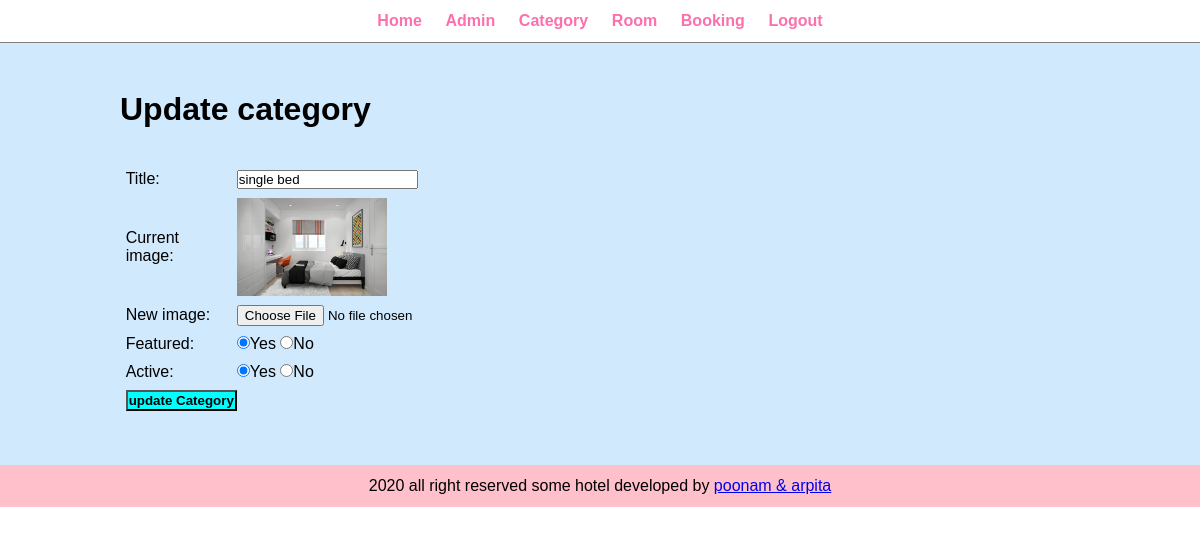
Screenshot of /admin/update-category.php?id=18 (signed in) with the database file from the repository.
### tables this page shows
CREATE TABLE `tbl_category` (
  `id` int(10) UNSIGNED NOT NULL,
  `title` varchar(100) NOT NULL,
  `image_name` varchar(255) NOT NULL,
  `featured` varchar(10) NOT NULL,
  `active` varchar(10) NOT NULL
);

### admin/update-category.php (the view, shortened to what this page needs)
<?php include('partials/menu.php'); ?>
<div class="main-content">
    <div class="wrapper">
        <h1>Update category </h1>
        <br><br>
        <?php
            if(isset($_GET['id']))
            {
                $id=$_GET['id'];
                $sql="SELECT * FROM tbl_category WHERE id=$id";
                $res = mysqli_query($conn , $sql);
                $count = mysqli_num_rows($res);
                if ($count==1){
                    $row=mysqli_fetch_assoc($res);
                    $title = $row['title'];
                    $current_image = $row['image_name'];
                    $featured = $row['featured'];
                    $active = $row['active'];
                }
                else{
                    $_SESSION['no-category-found']="<div class='error'>Category not found.</div>";
                    header('location:'.SITEURL.'admin/manage-category.php');
                }
            }
            else{
                header('location:'.SITEURL.'admin/manage-category.php');
            }
         ?>
        <form action="" method="POST" enctype="multipart/form-data">
            <table class="tbl-30">
                <tr>
                    <td>Title:</td>
                    <td>
                        <input type="text" name="title" value="<?php echo $title; ?>">
                    </td>
                </tr>
                <tr>
                    <td>Current image:</td>
                    <td>
                        <?php
                            if($current_image!= "")
                            {
                                ?>
                                <img src=" <?php echo SITEURL; ?>image/category/<?php echo $current_image; ?>" width="150px" >
                                <?php
                            }
                            else{
                                echo "<div class='error'>Image Not Added.</div>";
                            }
                        ?>
                    </td>
                </tr>
                <tr>
                    <td>New image:</td>
                    <td>
                        <input type="file" name="image" >
                    </td>
                </tr>
                <tr>
                    <td>Featured:</td>
                    <td>
                        <input <?php if($featured=="Yes"){echo "checked";} ?> type="radio" name="featured" value="Yes">Yes
                        <input <?php if($featured=="No"){echo "checked";} ?> type="radio" name="featured" value="No">No
                    </td>
                </tr>
                <tr>
                    <td>Active:</td>
                    <td>
                        <input <?php if($active=="Yes"){echo "checked";} ?> type="radio" name="active" value="Yes">Yes
                        <input <?php if($active=="No"){echo "checked";} ?> type="radio" name="active" value="No">No
                    </td>
                </tr>
                <tr>
                    <td>
                        <input type="submit" name="submit" value="update Category" class="btn-secondary">
                    </td>
                </tr>
            </table>
        </form>
    </div>
</div>
<?php include('partials/footer.php'); ?>

### css/admin.css (style rules this page uses)
* { margin: 0; padding: 0; font-family: Arial, Helvetica, sans-serif; }
.wrapper { padding: 1%; width: 80%; margin: 0 auto; }
.tbl-30 { width: 30%; }
table tr td { padding: 1%; }
.btn-secondary { background-color:aqua; padding: 1%; color: black; text-decoration: none; font-weight: bold; }
.main-content { background-color: rgb(209, 233, 252); padding: 3% 0; }

### rows the page displays
tbl_category: title "single bed", image_name (picture), featured "☑", active "☑"
